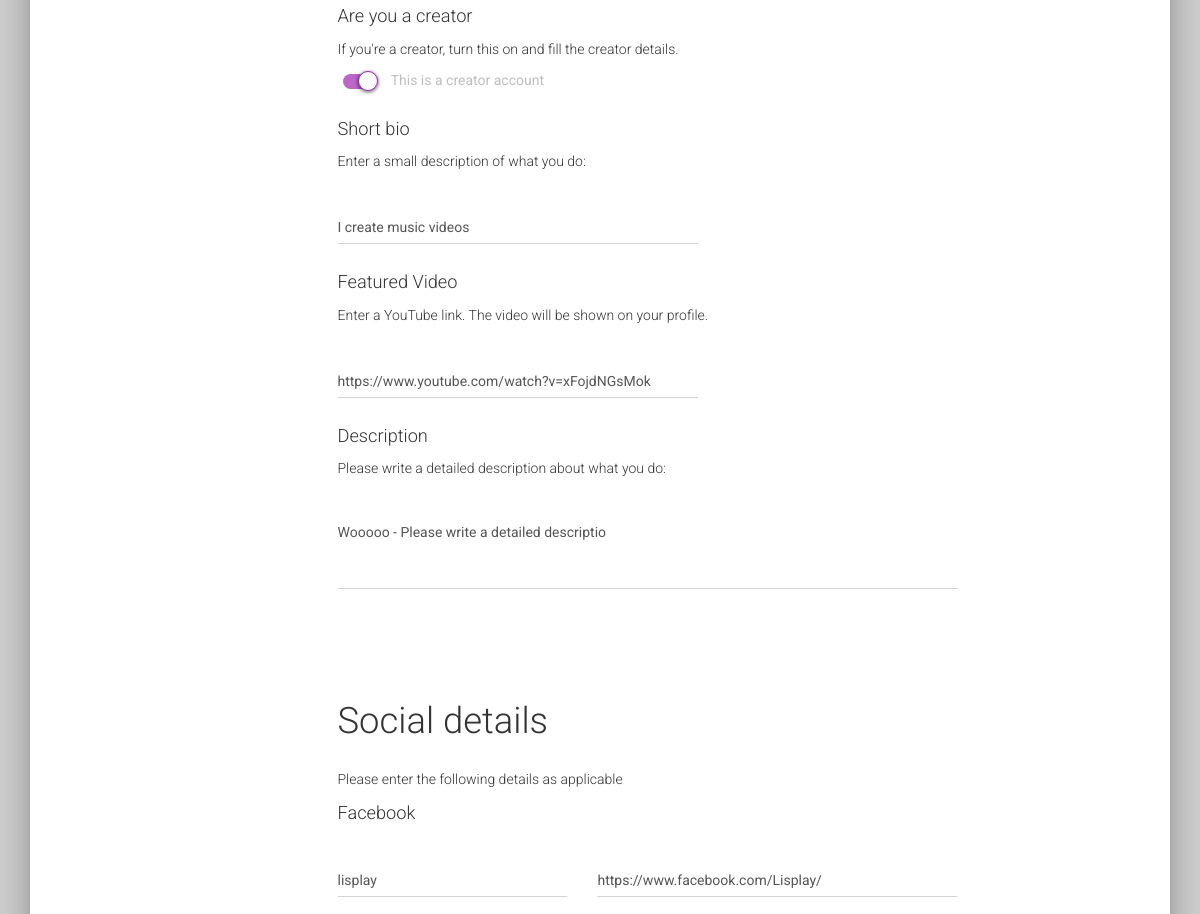
Page /regapp/update_profile/ (signed in, middle part) on the earlier database version.
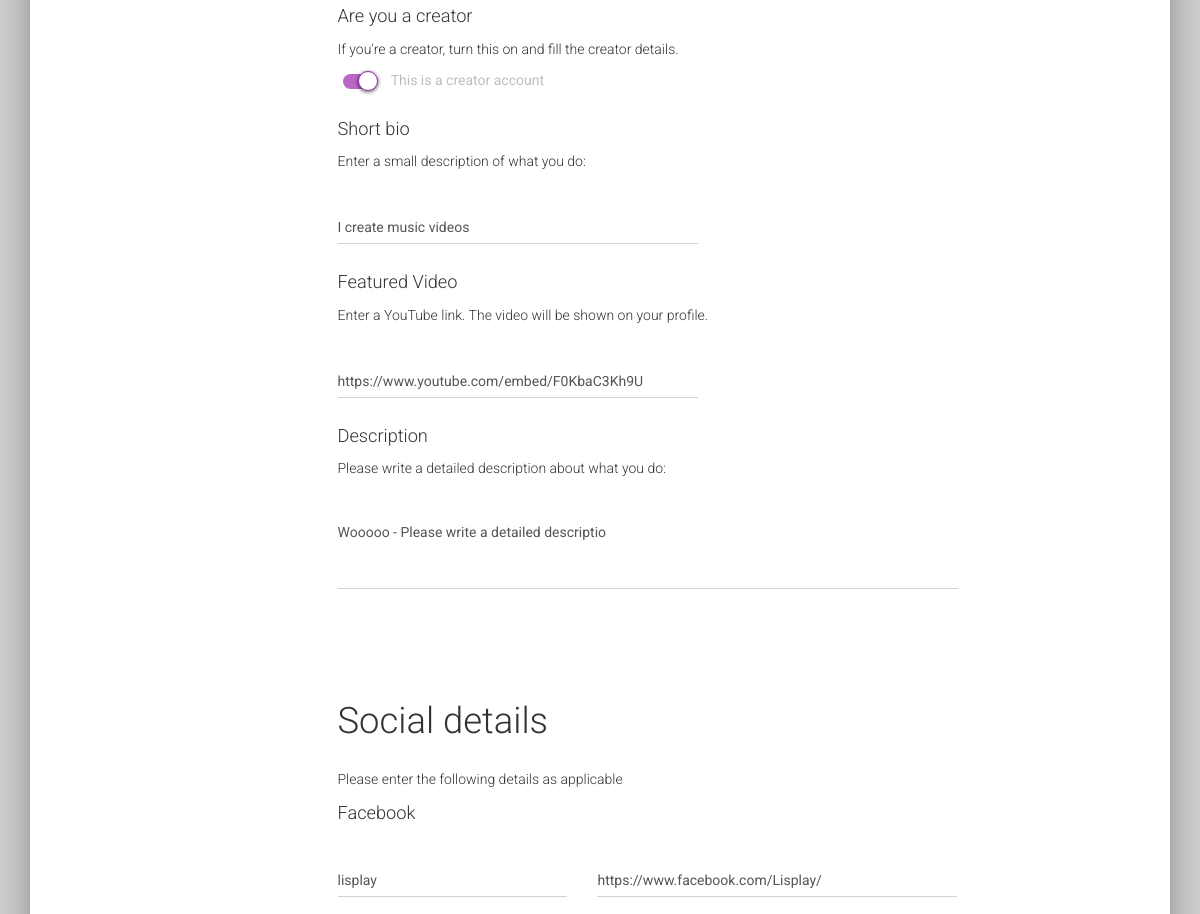
Same page on the later database version.
### regapp/models.py (models this page shows, shortened)
class MyUser(AbstractBaseUser):
    username = models.CharField(max_length=20, unique=True)
    email = models.EmailField(
        verbose_name='email address',
        max_length=255,
        unique=True,
    )
    full_name = models.CharField(max_length=30, blank=True)
    short_bio = models.CharField(max_length=50, blank=True)
    profile_description = models.CharField(max_length=1000, blank=True)
    picture = models.ImageField(upload_to='profile_images', blank=True)
    featured_video = models.URLField(blank=True)
    social_links = models.TextField(blank=True)
    is_active = models.BooleanField(default=True)
    is_admin = models.BooleanField(default=False)
    is_staff = models.BooleanField(default=False)
    is_creator = models.BooleanField(default=False)
    last_login = models.DateTimeField(default=timezone.now)
    date_joined = models.DateTimeField(default=timezone.now)
    objects = MyUserManager()
    USERNAME_FIELD = 'username'
    @property
    def is_staff(self):
        "Is the user a member of staff?"
        return self.is_admin

### regapp/views.py (the view, shortened to what this page needs)
@login_required
def update_profile(request):
    user = request.user
    form = UpdateProfileForm(request.POST or None,
                             initial={'full_name': user.full_name,
                                      'short_bio': user.short_bio,
                                      'profile_description': user.profile_description,
                                      'featured_video': user.featured_video,
                                      'social_links': user.social_links,
                                      'is_creator': user.is_creator})
    context = {
        "form": form
    }
    return render(request, 'regapp/update_profile.html', context)

### regapp/forms.py
class UpdateProfileForm(forms.ModelForm):
    full_name = forms.CharField(max_length=30, required=True)
    short_bio = forms.CharField(max_length=50, required=False)
    profile_description = forms.CharField(max_length=1000, required=False, widget=forms.Textarea)
    featured_video = forms.URLField(required=False)
    social_links = forms.CharField(required=False)
    is_creator = forms.BooleanField(required=False)
    class Meta:
        model = MyUser
        fields = ('full_name', 'short_bio', 'profile_description', 'featured_video', 'social_links', 'is_creator')

### regapp/views.py (called while the page is built)
@register.filter
def get_item(dictionary, args):
    if args is None:
        return ""
    arg_list = [arg.strip() for arg in args.split(',')]
    dictionary = ast.literal_eval(dictionary)
    if dictionary.get(arg_list[0]) is None:
        return ""
    return dictionary.get(arg_list[0]).get(arg_list[1])

### templates/regapp/update_profile.html (shortened to what this page needs)
{% extends "regapp/base.html" %}
{% load staticfiles %}
{% block content %}
<div class="components-page">
    <div class="wrapper">
        <div class="main main-raised">
            <div class="section">
                <div class="container">
                    <form class="form" method="post" enctype="multipart/form-data" action=".">
                        <div class="row">
                            <div class="col-md-8 col-md-offset-1">
                                <div class="tim-container">
                                    <div class="tim-row" id="creator-details">
                                        <h4>Are you a creator</h4>
                                        <p>If you're a creator, turn this on and fill the creator details.</p>
                                        <div class="togglebutton">
                                            <label>
                                                This is a creator account
                                            </label>
                                        </div>
                                        <h4>Short bio</h4>
                                        <p>Enter a small description of what you do:</p>
                                        <div class="row">
                                            <div class="col-sm-6">
                                                <div class="form-group">
                                                    <input type="text" name="short_bio" id="id_short_bio"
                                                           value="{{ form.short_bio.value }}"
                                                           placeholder="e.g. I create music videos"
                                                           class="form-control"/>
                                                </div>
                                            </div>
                                        </div>
                                        <h4>Featured Video</h4>
                                        <p>Enter a YouTube link. The video will be shown on your profile.</p>
                                        <div class="row">
                                            <div class="col-sm-6">
                                                <div class="form-group">
                                                    <input type="url" name="featured_video" id="id_featured_video"
                                                           value="{{ form.featured_video.value }}"
                                                           placeholder="YouTube link here"
                                                           class="form-control"/>
                                                </div>
                                            </div>
                                        </div>
                                        <h4>Description</h4>
                                        <p>Please write a detailed description about what you do:</p>
                                        <div class="row">
                                            <div class="col-sm-10">
                                                <div class="form-group">
                                                <textarea class="form-control" placeholder="Your description here"
                                                          name="profile_description" id="id_profile_description"
                                                          rows="3">{{ form.profile_description.value }}</textarea>
                                                </div>
                                            </div>
                                        </div>
                                    </div>
                                    <div class="tim-row" id="social-details">
                                        <h2>Social details</h2>
                                        <p>Please enter the following details as applicable</p>
                                        <h4>Facebook</h4>
                                        <div class="row">
                                            <div class="col-sm-4">
                                                <div class="form-group">
                                                    <input type="text" placeholder="Username"
                                                           value="{{ form.social_links.value|get_item:'facebook_details,facebook_username' }}"
                                                           name="facebook_username" id="id_facebook_username"
                                                           class="form-control"/>
                                                </div>
                                            </div>
                                            <div class="col-sm-6">
                                                <div class="form-group">
                                                    <input type="text" placeholder="Link"
                                                           value="{{ form.social_links.value|get_item:'facebook_details,facebook_link' }}"
                                                           name="facebook_link" id="id_facebook_link"
                                                           class="form-control"/>
                                                </div>
                                            </div>
                                        </div>
                                    </div>
                                </div>
                            </div>
                        </div>
                    </form>
                </div>
            </div>
        </div>
    </div>
</div>
{% endblock %}

### templates/regapp/base.html (shortened to what this page needs)
<!DOCTYPE html>
{% load staticfiles %}
<html lang="en">
<head>
    <link rel="stylesheet" href="https://maxcdn.bootstrapcdn.com/font-awesome/latest/css/font-awesome.min.css"/>
    <link href="{% static '/css/bootstrap.min.css' %}" rel="stylesheet"/>
    <link href="{% static '/css/material-kit.css' %}" rel="stylesheet"/>
    <link href="{% static '/css/demo.css' %}" rel="stylesheet"/>
</head>
<body>
<div id="content">
    {% block content %}{% endblock %}
</div>
</body>
</html>

### static/css/demo.css (style rules this page uses)
.tim-row { margin-bottom: 20px; }
.tim-row { padding-top: 50px; }

Differences in the rows shown:
changed MyUser "I create music videos": featured_video "https://www.youtube.com/watch?v=xFojdNGsMok" → "https://www.youtube.com/embed/F0KbaC3Kh9U"
